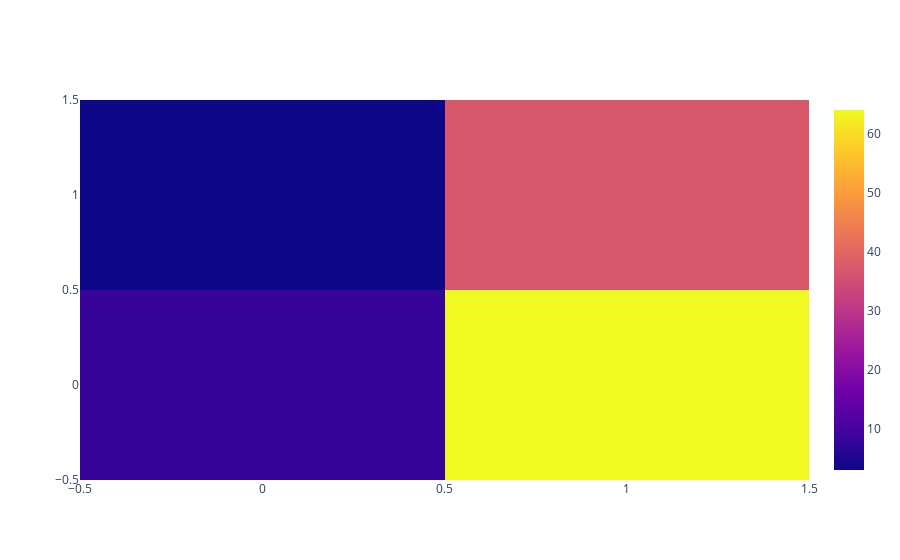

Write notebook code for a chart like this one.
### Code cell
data=[trace]
offline.iplot(data)

### Figure 1 — Plotly figure (JSON) as saved in the notebook; plotly's stock layout.template omitted (floating-point values rounded to 4 significant figures)
{"data": [{"type": "heatmap", "z": [[8, 64], [3, 37]]}], "layout": {}}
